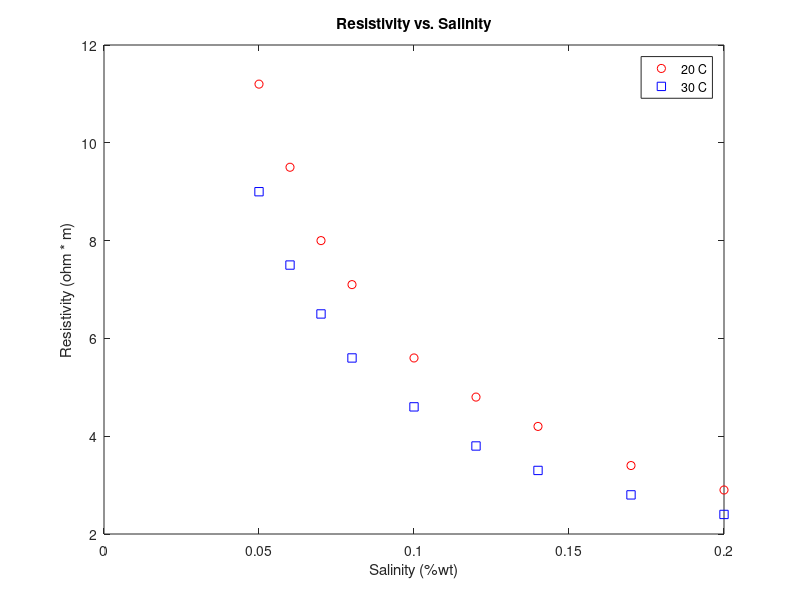

Reproduce this figure in MATLAB. (Note: this script raises an error after producing the figure.)
function salinity_model
% salinity_model  Use salinity data from Schlumberger to predict resistance
%                 of the salinity sensor in the ME 121 fish tank

% -- Resistivity data at 20C and 30C.  Sppm is salinity in parts per million
Sppm  = [ 500  600  700  800  1000  1200  1400  1700  2000];  % ppm
rho20 = [11.2  9.5  8.0  7.1   5.6   4.8   4.2   3.4   2.9];  % Ohm-m at 20C
rho30 = [ 9.0  7.5  6.5  5.6   4.6   3.8   3.3   2.8   2.4];  % Ohm-m at 30C

% -- Convert Sppm to wt%
wt_pct = Sppm./10000;

% -- Plot wt% vs. rho for 20C and 30C
plot(wt_pct, rho20, 'ro', wt_pct, rho30, 'bs')
xlabel('Salinity (%wt)')
ylabel('Resistivity (ohm * m)')
title('Resistivity vs. Salinity')
legend('20 C', '30 C')

% -- Define geometry of water column in m
d = 8.433*10^-3;            % diameter (m)
r = d/2;                    % convert to radius (m)
L = 12.7*10^-3;             % length (m)
R20 = rho20*L/((r)^2*pi);   % Resistance at 20C
R30 = rho30*L/((r)^2*pi);   % Resistance at 30C

% -- Create line fit to resistance data
% Note: also storing R2 value for possible future use
[c_20, r2_20] = powfit(wt_pct, R20);
[c_30, r2_30] = powfit(wt_pct, R30);
% -- Create number space to plot fit curve
wt_pct_fit = linspace(min(wt_pct), max(wt_pct));
% -- Create fitted resistance values using constants found with powfit
R20_fit = c_20(1)*wt_pct_fit.^c_20(2);
R30_fit = c_30(1)*wt_pct_fit.^c_30(2);

figure % New figure window
% -- Create plot of Resistance vs. weight percent with fit lines
plot(wt_pct, R20, 'ro',...
    wt_pct, R30, 'bs',...
    wt_pct_fit, R20_fit, 'k--',...
    wt_pct_fit, R30_fit, 'k--')
xlabel('Salinity (wt%)')
ylabel('Resistance (ohms)')
title('Resistance vs. Salinity')
legend('20 C', '30 C')

% Compute analog output values from resistance with voltage divider formula
analog20 = 1023.*(10000./(R20 + 10000));
analog30 = 1023.*(10000./(R30 + 10000));
analog20_fit = 1023.*(10000./(R20_fit + 10000));
analog30_fit = 1023.*(10000./(R30_fit + 10000));

figure % New figure window
% -- Create plot of Analog output vs. weight percent with fit lines
plot(wt_pct, analog20, 'ro',...
    wt_pct, analog30, 'bs',...
    wt_pct_fit, analog20_fit, 'k--',...
    wt_pct_fit, analog30_fit, 'k--');
xlabel('Salinity (wt%)')
ylabel('Analog Output')
title('Analog Output vs. Salinity')
legend('20 C', '30 C', 'Location', 'northwest')



